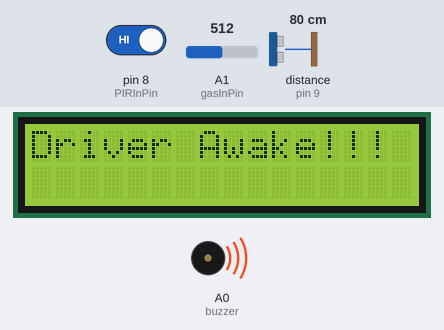
Simulated run of this sketch. Board: Arduino Uno, built with avr-gcc and run on an emulated ATmega328P. On the bench: 16×2 character LCD, buzzer (waves = sounding). Wiring (inferred from the names in the program): ultrasonic range finder: trigger pin 10; echo pin 9. The test bench sets the inputs (shaded band); at power-on: A1 (gasInPin) = 512, pin 8 (PIRInPin) HIGH, distance to the obstacle (sensor on pin 9) 80 cm. The echo pulse lasts 58.3 µs per cm; what the sketch prints to the serial monitor is not drawn.

Above: at 2.1 s.
2.2 s: A1 (gasInPin) set to 487
At 3.3 s:
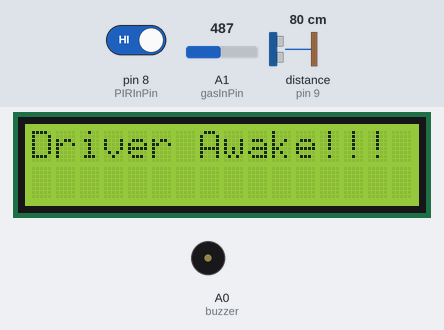
6.7 s: A1 (gasInPin) set to 109
9.7 s: A1 (gasInPin) set to 94
12.7 s: A1 (gasInPin) set to 1023
At 13.8 s:
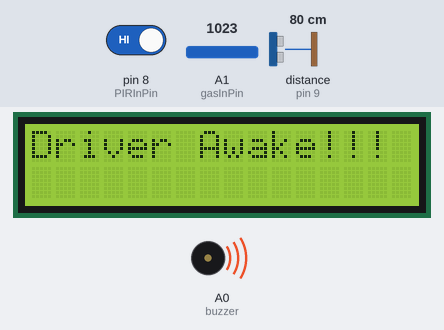
15.7 s: pin 8 (PIRInPin) driven LOW
At 19.5 s:
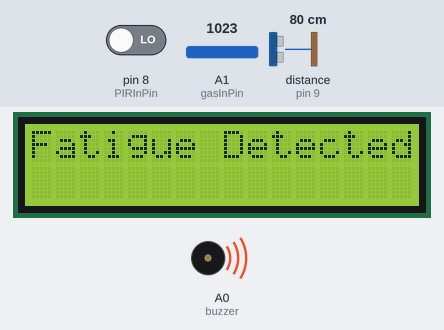
Timing chart, 0 to 19.7 s (numbered marks = the images above; inputs shaded):
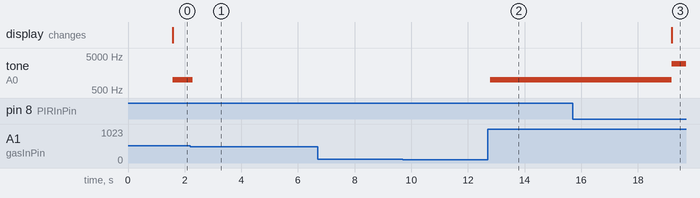

The sketch:

source_code.ino
```cpp
#include <LiquidCrystal.h>

// Define arduino port numbers used with variable names
const int echoPin = 9;
const int trigPin = 10;
const int DCOutPin = 7;
const int buzzer = A0;
const int gasInPin = A1;
const int PIRInPin = 8;

// Set all sensors output to HIGH by default
int PIR_sensor_output = HIGH;
int ultrasonic_sensor_output = HIGH;
int gas_sensor_output = HIGH;

// Extra flags and counter variables
int flag1=0;
int flag2=0;
int flag3=0;
int count=0;
int stop=0;

// Set up the arduino ports used by LCD display
const int rs = 6, en = 11, d4 = 5, d5 = 4, d6 = 3, d7 = 2;
//Create a lcd object
LiquidCrystal lcd(rs, en, d4, d5, d6, d7);

long duration;
int distance;

void setup()
{
  //Initialize all pins
  pinMode(trigPin, OUTPUT);
  pinMode(DCOutPin, OUTPUT);
  pinMode(buzzer, OUTPUT);
  pinMode(echoPin, INPUT);
  pinMode(gasInPin, INPUT);
  pinMode(PIRInPin, INPUT);
  Serial.begin(9600);
  lcd.begin(16, 2);
  lcd.print("PES2UG21CS396!!!");
}

void check_proximity(int* flag1)
{
  // Send a 10us pulse to trigger
  digitalWrite(trigPin, LOW);
  delayMicroseconds(2);
  digitalWrite(trigPin, HIGH);
  delayMicroseconds(10);
  digitalWrite(trigPin, LOW);


  // Read the echo time
  duration = pulseIn(echoPin, HIGH);

  // Calculate distance in cm
  distance = duration * 0.0343 / 2;
  Serial.print("Distance: ");
  Serial.print(distance);
  Serial.println(" cm");

  //Check if any obstacle is too close to vehicle
  if (distance < 20)
    *flag1 = 1;
  else
    *flag1 = 0;
}

void check_alcohol(int* flag2)
{
  //Read sensor input from gas sensor
  int gas_val = analogRead(gasInPin);
  Serial.print("Gas value: ");
  Serial.println(gas_val);

  //If value exceeds safe limit start buzzer sound
  if(*flag2 == 0 && gas_val > 500)
  {
    lcd.clear();
    lcd.setCursor(0,0);
    lcd.print("Alcohol Detected");
    lcd.display();
    *flag2 = 1;
  }
  else if(*flag2 == 1 && gas_val < 500)
  {
    lcd.clear();
    lcd.setCursor(0,0);
    lcd.print("No Alcohol");
    lcd.display();
    *flag2 = 0;
  }
}

void check_fatigue(int* flag3, int* count)
{
  int PIR_val = digitalRead(PIRInPin);
  Serial.print("PIR value:");
  Serial.println(PIR_val);
  Serial.print("Count");
  Serial.println(*count);

  //Check if eyes closed
  if(PIR_val == LOW) //No eye movement, might mean closed and sleeping
    *count = *count + 1;
  else
  {
    lcd.clear();
    lcd.setCursor(0,0);
    lcd.print("Driver Awake!!!");
    lcd.display();
    *count = 0;
    *flag3 = 0;
  }

  //If no eye movement for more than 3 sec and start buzzer
  if(*count == 60)
  {
    lcd.clear();
    lcd.setCursor(0,0);
    lcd.print("Fatigue Detected");
    lcd.display();
    *flag3 = 1;
  }
}

void loop()
{
  delay(1000);
  lcd.display();
  delay(500); // wait half second before next reading

  while(1) //continously keep checking all sensors
  {
    check_proximity(&flag1);
    if(stop==0 && flag1==1) //if motor was running and just detected object
    {
      lcd.clear();
      lcd.setCursor(0,0);
      lcd.print("Obstacle close!");
      lcd.display();
      digitalWrite(DCOutPin, LOW); //Stop motor
      stop=1; //flag indicating that motor stopped
    }
    if(stop==1 && flag1==0)//if motor was released and no object is detected
    {
      lcd.clear();
      lcd.setCursor(0,0);
      lcd.print("No Obstacle");
      lcd.display();
      digitalWrite(DCOutPin, HIGH);
      stop=0; //flag indicating motor is started
    }

    check_alcohol(&flag2);

    check_fatigue(&flag3, &count);

    //Check the flags to decide what the final action should be
    if(flag3 == 1) //Buzz at higher frequency to wake up driver
      tone(buzzer,3000);
    else if(flag2 == 1) //Buzz at lower frequency if alcohol is detected
      tone(buzzer,1000);
     else //Stop buzzing
      noTone(buzzer);
  }
}
```

Measured:
- the behaviour switches between 500 and 499 on A1 (gasInPin) (found by bisection; images 0 and 1)
- after the input at 2.2 s, tone on A0 (buzzer): 1000 Hz → silent after 0.09 s
- after the input at 6.7 s, every drawn part: stays the same
- after the input at 9.7 s, every drawn part: stays the same
- after the input at 12.7 s, tone on A0 (buzzer): silent → 1000 Hz after 0.10 s
- after the input at 15.7 s, tone on A0 (buzzer): 1000 Hz → 3000 Hz after 3.5 s; the display: changes after 3.5 s (image 3)
